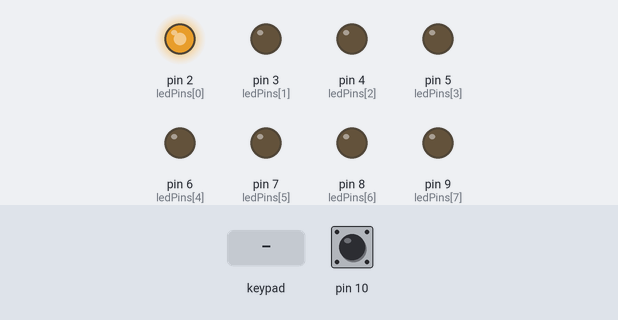
Bench run of a sketch on a simulated Arduino Leonardo, built with avr-gcc and run on an emulated ATmega32U4. On the bench: output pins drawn as LEDs (lit = HIGH). Wiring (inferred from the names in the program): 2×4 keypad with keys 1 2 3 4 5 6 7 8 (labels assumed): rows pin 14, pin 15; columns pin 21, pin 20, pin 19, pin 16. Dashed ring = blinking. Inputs (shaded band) come from the test bench; at power-on: pin 10 HIGH. Pins used as bus, display or sensor lines are not drawn.

Above: at 1.2 s.
1.3 s: key '1' pressed
At 2.6 s:
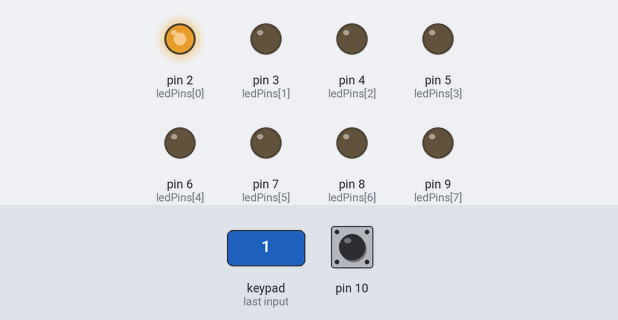
2.9 s: keypad keys 1 5 1 4 pressed 0.4 s apart
At 4.03 s:
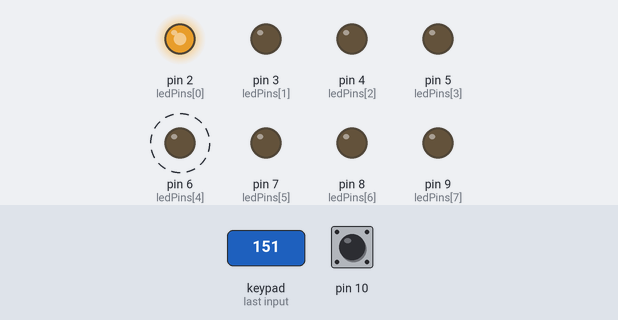
Timing chart, 0 to 5.9 s (numbered marks = the images above; inputs shaded):
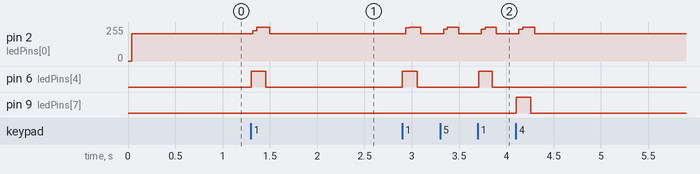

Measured:
- after the input at 1.3 s, pin 2 (ledPins[0]): 204/255 → 255/255 at once, → 204/255 0.18 s later; pin 6 (ledPins[4]): LOW → HIGH at once, → LOW 0.15 s later
- after the input at 2.9 s, pin 6 (ledPins[4]): alternates HIGH for 0.15 s and LOW for 0.65 s, 4 changes in all, then stays LOW, starting at once; pin 9 (ledPins[7]): LOW → HIGH after 1.2 s, → LOW 0.16 s later

The sketch:

OpenMIDIBanksCC.ino
```cpp
#include <MIDIUSB.h>

//#define ENABLE_EXPRESSION_A0  1
#define ENABLE_SUSTAIN_A10    1

const byte MIDI_CHANNEL = 16;

const byte NUM_ROWS = 2;
const byte NUM_COLS = 4;
const byte N_BUTTONS = 8;
const byte N_BANKS = 8;
const byte N_LEDS = 8;

const byte rowPins[NUM_ROWS] = { 15, 14 };
const byte colPins[NUM_COLS] = { 21, 20, 19, 16 };
const byte ledPins[N_LEDS] = { 2, 3, 4, 5, 6, 7, 8, 9 };

const unsigned long DEBOUNCE_DELAY = 10;
const unsigned long LONG_PRESS_DURATION = 1000;
const int ANALOG_JITTER_THRESHOLD = 4;
const unsigned long ANALOG_ACTIVITY_TIMEOUT = 300;
const unsigned long SUSTAIN_DEBOUNCE_MS = 20;
const byte SUSTAIN_CC = 47;

const byte buttonCCs[N_BANKS][N_BUTTONS] = {
  { 56, 57, 58, 59, 60, 61, 62, 63 },
  { 65, 66, 67, 68, 69, 70, 71, 72 },
  { 74, 75, 76, 77, 78, 79, 80, 81 },
  { 83, 84, 85, 86, 87, 88, 89, 90 },
  { 92, 93, 94, 95, 96, 97, 98, 99 },
  { 101, 102, 103, 104, 105, 106, 107, 108 },
  { 110, 111, 112, 113, 114, 115, 116, 117 },
  { 119, 120, 121, 122, 123, 124, 125, 126 }
};

const byte expressionCCs[N_BANKS] = { 64, 73, 82, 91, 100, 109, 118, 127 };

int currentBank = 0;
byte buttonCState[N_BUTTONS] = { 0 };
byte buttonPState[N_BUTTONS] = { 0 };
int buttonBankAtPress[N_BUTTONS] = { 0 };
unsigned long buttonPressStartTime[N_BUTTONS] = { 0 };
bool longPressDetected[N_BUTTONS] = { false };
bool isAnyButtonPressed = false;
unsigned long lastDebounceTime[N_BUTTONS] = { 0 };

#if ENABLE_EXPRESSION_A0
const byte expressionA0Pin = A0;
int lastAnalogRaw = 0;
byte lastAnalogMidi = 255;
unsigned long analogMoveTimestamp = 0;
#endif

#if ENABLE_SUSTAIN_A10
const byte sustainPin = A10;
bool sustainState = HIGH;
bool sustainLastReading = HIGH;
unsigned long sustainLastDebounceTime = 0;
#endif

void updateLEDs();
void scanButtonMatrix();
void handleButtonState(byte index);
void sendControlChange(byte control, byte value);

#if ENABLE_EXPRESSION_A0
void handleExpressionA0();
#endif

#if ENABLE_SUSTAIN_A10
void handleSustainPedal();
#endif

void setup() {
  for (byte row = 0; row < NUM_ROWS; ++row) {
    pinMode(rowPins[row], OUTPUT);
    digitalWrite(rowPins[row], HIGH);
  }

  for (byte col = 0; col < NUM_COLS; ++col) {
    pinMode(colPins[col], INPUT_PULLUP);
  }

  for (byte led = 0; led < N_LEDS; ++led) {
    pinMode(ledPins[led], OUTPUT);
    digitalWrite(ledPins[led], LOW);
  }

#if ENABLE_EXPRESSION_A0
  lastAnalogRaw = analogRead(expressionA0Pin);
  lastAnalogMidi = map(lastAnalogRaw, 0, 1023, 0, 127);
  analogMoveTimestamp = millis();
#endif

#if ENABLE_SUSTAIN_A10
  pinMode(sustainPin, INPUT_PULLUP);
#endif

  updateLEDs();
}

void loop() {
  scanButtonMatrix();

  if (!isAnyButtonPressed) {
    updateLEDs();
  }

#if ENABLE_EXPRESSION_A0
  handleExpressionA0();
#endif

#if ENABLE_SUSTAIN_A10
  handleSustainPedal();
#endif
}

void scanButtonMatrix() {
  for (byte row = 0; row < NUM_ROWS; ++row) {
    digitalWrite(rowPins[row], LOW);

    for (byte col = 0; col < NUM_COLS; ++col) {
      byte index = row * NUM_COLS + col;

      if (digitalRead(colPins[col]) == LOW) {
        buttonCState[index] = 1;

        if (buttonPState[index] == 0) {
          buttonPressStartTime[index] = millis();
          longPressDetected[index] = false;
          buttonBankAtPress[index] = currentBank;
        }
      } else {
        buttonCState[index] = 0;
      }

      handleButtonState(index);
    }

    digitalWrite(rowPins[row], HIGH);
  }

  bool anyPressed = false;
  for (byte index = 0; index < N_BUTTONS; ++index) {
    if (buttonPState[index] > 0) {
      anyPressed = true;
      break;
    }
  }
  isAnyButtonPressed = anyPressed;
}

void handleButtonState(byte index) {
  unsigned long now = millis();
  if ((now - lastDebounceTime[index]) <= DEBOUNCE_DELAY) {
    return;
  }

  lastDebounceTime[index] = now;

  if (buttonPState[index] != buttonCState[index]) {
    if (buttonCState[index] > 0) {
      digitalWrite(ledPins[index], HIGH);
    } else {
      digitalWrite(ledPins[index], LOW);

      if (!longPressDetected[index]) {
        sendControlChange(buttonCCs[buttonBankAtPress[index]][index], 127);
      }
    }

    buttonPState[index] = buttonCState[index];
  } else if (buttonCState[index] > 0 && !longPressDetected[index]) {
    if ((now - buttonPressStartTime[index]) >= LONG_PRESS_DURATION) {
      longPressDetected[index] = true;
      currentBank = index;
      updateLEDs();
    }
  }
}

void updateLEDs() {
  for (byte led = 0; led < N_LEDS; ++led) {
    digitalWrite(ledPins[led], LOW);
  }

  if (currentBank >= 0 && currentBank < N_LEDS) {
    digitalWrite(ledPins[currentBank], HIGH);
  }
}

#if ENABLE_EXPRESSION_A0
void handleExpressionA0() {
  unsigned long now = millis();
  int raw = analogRead(expressionA0Pin);
  int rawDelta = abs(raw - lastAnalogRaw);

  if (rawDelta > ANALOG_JITTER_THRESHOLD) {
    analogMoveTimestamp = now;
    lastAnalogRaw = raw;
  }

  byte midiValue = map(raw, 0, 1023, 0, 127);

  if ((now - analogMoveTimestamp) < ANALOG_ACTIVITY_TIMEOUT) {
    if (midiValue != lastAnalogMidi) {
      sendControlChange(expressionCCs[currentBank], midiValue);
      lastAnalogMidi = midiValue;
    }
  }
}
#endif

#if ENABLE_SUSTAIN_A10
void handleSustainPedal() {
  unsigned long now = millis();
  bool reading = digitalRead(sustainPin);

  if (reading != sustainLastReading) {
    sustainLastDebounceTime = now;
    sustainLastReading = reading;
  }

  if ((now - sustainLastDebounceTime) >= SUSTAIN_DEBOUNCE_MS) {
    if (reading != sustainState) {
      sustainState = reading;
      if (sustainState == LOW) {
        sendControlChange(SUSTAIN_CC, 127);
      } else {
        sendControlChange(SUSTAIN_CC, 0);
      }
    }
  }
}
#endif

void sendControlChange(byte control, byte value) {
  midiEventPacket_t event = {
    0x0B,
    (uint8_t)(0xB0 | ((MIDI_CHANNEL - 1) & 0x0F)),
    control,
    value
  };

  MidiUSB.sendMIDI(event);
  MidiUSB.flush();
}
```
